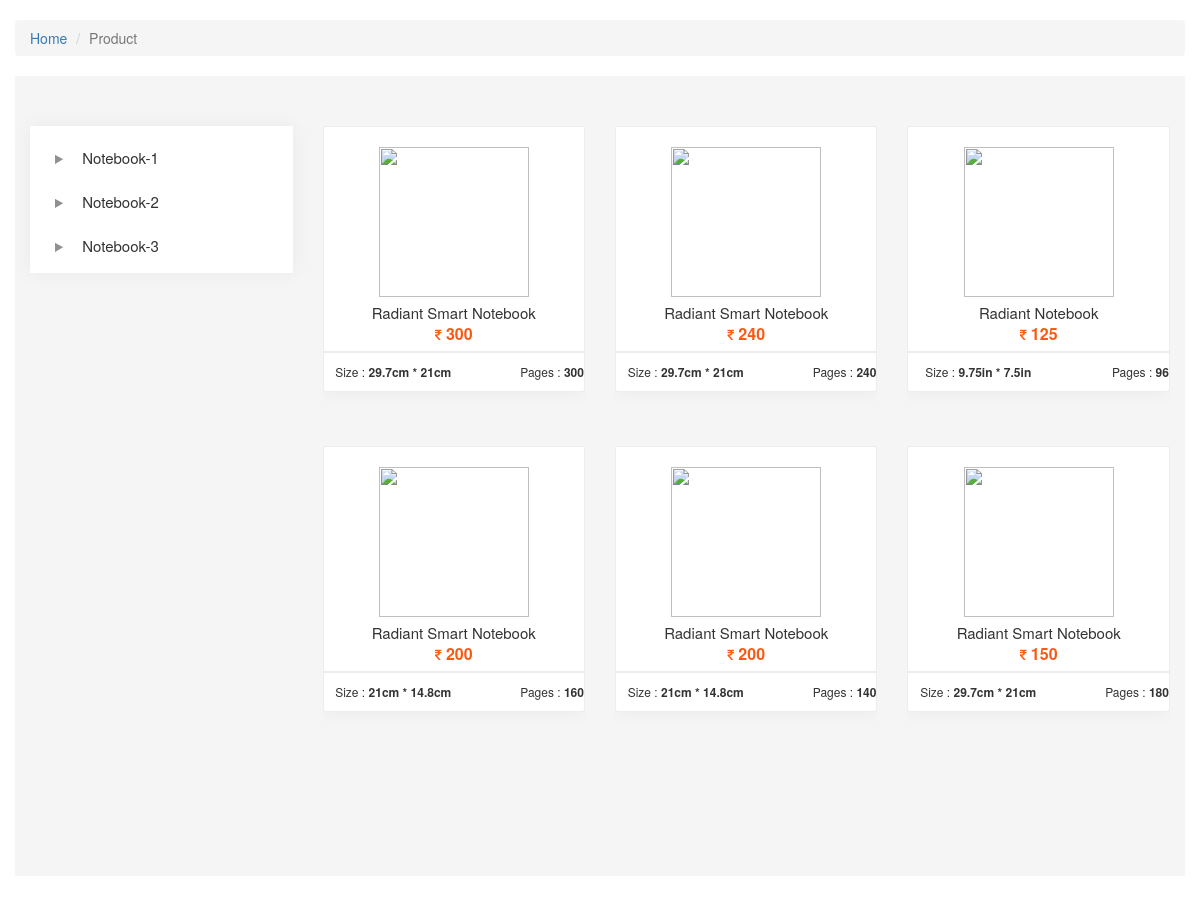
The page /product.php on the database its author committed.
### tables this page shows
CREATE TABLE `ProductDetails` (
  `Id` int(11) NOT NULL AUTO_INCREMENT,
  `ProductName` varchar(100) NOT NULL,
  `ProductCategory` varchar(100) NOT NULL,
  `ProductSubCategory` varchar(100) NOT NULL,
  `ProductSize` varchar(100) NOT NULL,
  `ProductFeatures` varchar(100) NOT NULL,
  `ProductImage` varchar(400) NOT NULL,
  `Product_Id_QR_Code` varchar(50) NOT NULL,
  `ProductPrice` float NOT NULL,
  `ProductPages` int(11) NOT NULL,
  `ProductLayout` varchar(50) NOT NULL,
  `FlipkartLink` varchar(500) NOT NULL,
  `AmazonLink` varchar(500) NOT NULL,
  `DeleteStatus` int(11) NOT NULL,
  `Created_At` datetime NOT NULL,
  PRIMARY KEY (`Id`)
);

### product.php (the view, shortened to what this page needs)
 <?php
$db=db_connect();
  $sql = "SELECT Id,ProductName,ProductCategory,ProductSubCategory,ProductSize,ProductPrice,ProductPages,ProductFeatures,ProductImage,ProductLayout,Product_Id_QR_Code,FlipkartLink,AmazonLink FROM `ProductDetails` WHERE `DeleteStatus`=0 ORDER BY `Id` DESC";
  $exe = $db->query($sql);
  $data = $exe->fetch_all(MYSQLI_ASSOC);
?>
<!DOCTYPE HTML>
<html>
	<head>
	<link rel="stylesheet" href="css/animate.css">
	<link rel="stylesheet" href="css/icomoon.css">
	<link rel="stylesheet" href="css/bootstrap.css">
	<link rel="stylesheet" href="css/magnific-popup.css">
	<link rel="stylesheet" href="css/owl.carousel.min.css">
	<link rel="stylesheet" href="css/owl.theme.default.min.css">
	<link rel="stylesheet" href="css/style.css">
	 <link rel="stylesheet" href="font-awesome-4.7.0/css/font-awesome.css">
      <link rel="stylesheet" href="font-awesome-4.7.0/css/font-awesome.min.css">
     <link rel="stylesheet" href="css/bootstrap-treeview.min.css">
     <link rel="stylesheet" href="css/jquery-simpleTreeMenu.css">
     <link rel="stylesheet" href="https://maxcdn.bootstrapcdn.com/bootstrap/3.3.7/css/bootstrap.min.css">
	</head>
	<body>
	<div id="page">
	<div class="container">
    <div class="row">
<ol class="breadcrumb">
  <li class="breadcrumb-item"><a href="index.php">Home</a></li>
  <li class="breadcrumb-item active">Product</li>
</ol>
</div>
</div>
    <div class="container">
    	<div class="row products-area">
    		<div class="col-md-3 filter-area">
        <div class="filters">
        <ul id="demoTree">
            <li>
                <span class="stm-icon"></span>
                <span class="stm-content">Notebook-1</span>
            </li>
            <li>
                <span class="stm-icon"></span>
                <span class="stm-content">Notebook-2</span>
            </li>
             <li>
                <span class="stm-icon"></span>
                <span class="stm-content">Notebook-3</span>
            </li>
        </ul>
        </div>
    		</div>
    		<div class="col-md-9 products-area">
    		<div class="sell-items">
    			<div class="row" id="products_item_div">
<?php foreach($data as $k2 => $v2){?>
    				<div class="col-md-4">
                     <div class="hovereffect">
    				<div class="item-box" >
            <center><img src="<?php echo "http://admin.radiantstationery.com/".$v2['ProductImage'];?>" style="width:150px;height:150px;"/></center>
    					 <div class="name-price-area">
    					 	<?php echo $v2['ProductName'];?>
    					 	<div class="book-price"><i class="fa fa-inr"></i>&nbsp;<?php echo $v2['ProductPrice'];?></div>
    					 </div>
                        <div class="item-box-footer">
                             <div class="row">
                                 <div class="col-md-7">
                                     <b>Size : </b><?php echo $v2['ProductSize'];?>
                                 </div>
                                 <div class="col-md-5 ">
                                     <div class="pull-right"><b>Pages :</b> <?php echo $v2['ProductPages'];?></div>
                                 </div>
                             </div>
                         </div>
    				</div>
                    </div>
    				</div>
<?php } ?>
    			</div>
    			</div>
    		</div>
    	</div>
    </div>
	</div>
	</body>
</html>

### css/style.css (style rules this page uses)
body { font-family: "Work Sans", Arial, sans-serif; font-weight: 400; font-size: 16px; line-height: 1.7; color: #828282; background: #fff; }
#page { position: relative; overflow-x: hidden; width: 100%; height: 100%; -webkit-transition: 0.5s; -o-transition: 0.5s; transition: 0.5s; }
a { color: #F85A16; -webkit-transition: 0.5s; -o-transition: 0.5s; transition: 0.5s; }
.filters { margin-top: 50px; padding: 5px 20px 10px 20px; box-shadow: 0px 0px 20px #0000000d; background:white; }
.filters ul { padding-left: 0px; list-style: none; }
.filters ul li { margin-top: 10px; font-size: 15px; }
.sell-items { margin-top:50px; }
.sell-items .col-md-4 .item-box { border: 1px solid #ededed; margin-bottom: 30px; background: white; border-radius: 3px; box-shadow: 0px 0px 20px #0000000d; }
.name-price-area { text-align: center; padding:5px; font-size: 15px; font-weight: 500; border-bottom: 2px solid #ededed; }
.book-price { color: #F85A16; font-size: 16px; font-weight: 600; }
.book-price i { font-size: 13px; }
.breadcrumb { margin-top: 20px; }
.products-area { background: #f5f5f5; margin-bottom: 50px; padding-bottom: 30px; }
.filter-area { background: #f5f5f5; }
.item-box-footer { font-size: 12px; font-weight: 600; padding-top: 10px; padding-bottom: 10px; }
.item-box-footer b { color: #333; font-weight: 500; }
.hovereffect { width:100%; height:320px; float:left; overflow:hidden; position:relative; text-align:center; cursor:default; }

### rows shown on the page
productdetails: ProductName "Radiant Smart Notebook", ProductPrice "300", ProductSize "29.7cm * 21cm", ProductPages "300"
productdetails: ProductName "Radiant Smart Notebook", ProductPrice "240", ProductSize "29.7cm * 21cm", ProductPages "240"
productdetails: ProductName "Radiant Notebook", ProductPrice "125", ProductSize "9.75in * 7.5in", ProductPages "96"
productdetails: ProductName "Radiant Smart Notebook", ProductPrice "200", ProductSize "21cm * 14.8cm", ProductPages "160"
productdetails: ProductName "Radiant Smart Notebook", ProductPrice "200", ProductSize "21cm * 14.8cm", ProductPages "140"
productdetails: ProductName "Radiant Smart Notebook", ProductPrice "150", ProductSize "29.7cm * 21cm", ProductPages "180"
